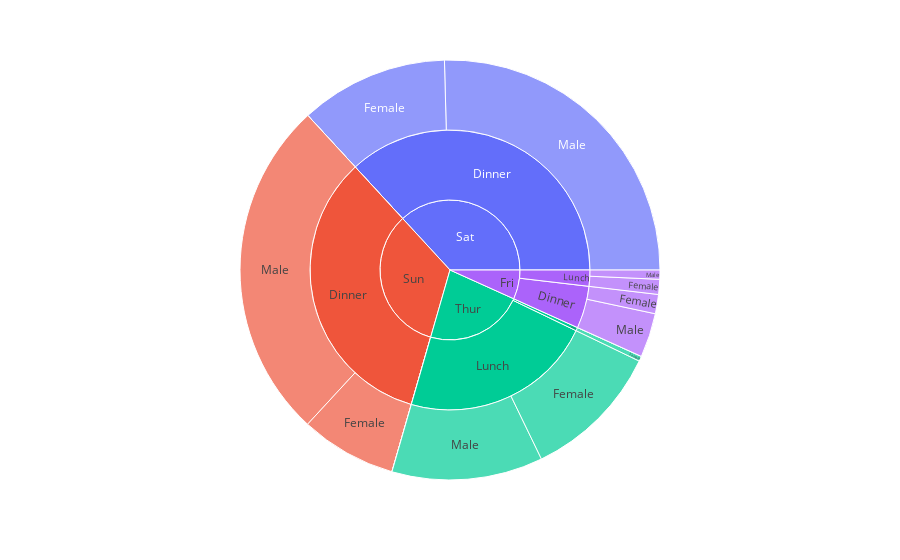

Notebook code cell kept with this figure:
### Code cell
px.sunburst(
    data_frame=tips,
    path=["day","time","sex"],
    values="total_bill"
)

### Figure 1 — Plotly figure (JSON) as saved in the notebook; plotly's stock layout.template omitted (floating-point values rounded to 4 significant figures)
{"data": [{"branchvalues": "total", "domain": {"x": [0, 1], "y": [0, 1]}, "hovertemplate": "labels=%{label}<br>total_bill=%{value}<br>parent=%{parent}<br>id=%{id}<extra></extra>", "ids": ["Thur/Lunch/Male", "Fri/Lunch/Male", "Sat/Lunch/Male", "Sun/Lunch/Male", "Thur/Dinner/Male", "Fri/Dinner/Male", "Sat/Dinner/Male", "Sun/Dinner/Male", "Thur/Lunch/Female", "Fri/Lunch/Female", "Sat/Lunch/Female", "Sun/Lunch/Female", "Thur/Dinner/Female", "Fri/Dinner/Female", "Sat/Dinner/Female", "Sun/Dinner/Female", "Thur/Lunch", "Fri/Lunch", "Sat/Lunch", "Sun/Lunch", "Thur/Dinner", "Fri/Dinner", "Sat/Dinner", "Sun/Dinner", "Thur", "Fri", "Sat", "Sun"], "labels": ["Male", "Male", "Male", "Male", "Male", "Male", "Male", "Male", "Female", "Female", "Female", "Female", "Female", "Female", "Female", "Female", "Lunch", "Lunch", "Lunch", "Lunch", "Dinner", "Dinner", "Dinner", "Dinner", "Thur", "Fri", "Sat", "Sun"], "name": "", "parents": ["Thur/Lunch", "Fri/Lunch", "Sat/Lunch", "Sun/Lunch", "Thur/Dinner", "Fri/Dinner", "Sat/Dinner", "Sun/Dinner", "Thur/Lunch", "Fri/Lunch", "Sat/Lunch", "Sun/Lunch", "Thur/Dinner", "Fri/Dinner", "Sat/Dinner", "Sun/Dinner", "Thur", "Fri", "Sat", "Sun", "Thur", "Fri", "Sat", "Sun", "", "", "", ""], "type": "sunburst", "values": [561.4, 34.16, 0, 0, 0, 164.4, 1227.0, 1269.0, 516.1, 55.76, 0, 0, 18.78, 71.55, 551.0, 357.7, 1078.0, 89.92, 0, 0, 18.78, 236.0, 1778.0, 1627.0, 1096.0, 325.9, 1778.0, 1627.0]}], "layout": {"legend": {"tracegroupgap": 0}, "margin": {"t": 60}}}
